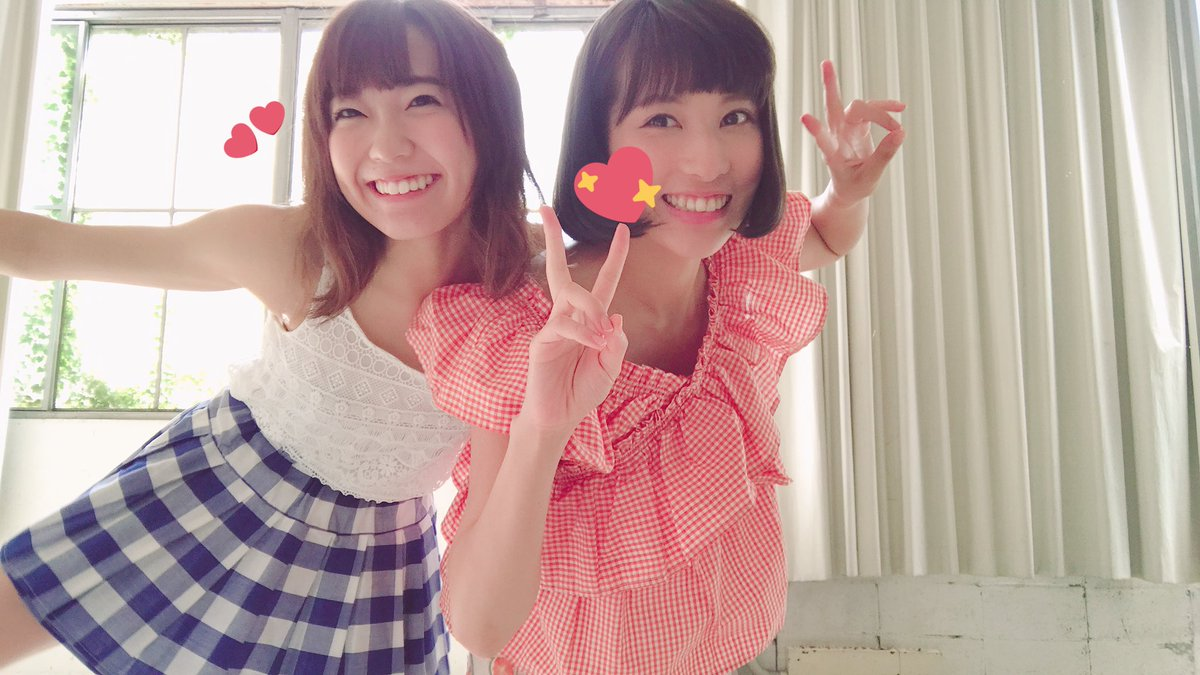
#> input picture Face_Dectection_DeMO/image1.jpg, 1200 x 675 px
$ python FaceCaptureOnPhoto.py
#> lines starting #> are read from the running program, lines starting #| are printed output that depends on the picture; after the words box and inside, x2 and y2 are one past the last pixel; in counts of white or black regions, pixels touching at a corner belong together
#导入库
import cv2

#加载照片
image = cv2.imread('image1.jpg')
#> image is the input picture: shape (675, 1200, 3); mean B, G, R 157.5, 161.8, 188

#加载人脸模型
face = cv2.CascadeClassifier("haarcascade_frontalface_alt.xml")

#调整图片灰度：提高性能
gray = cv2.cvtColor(image,cv2.COLOR_RGB2GRAY)
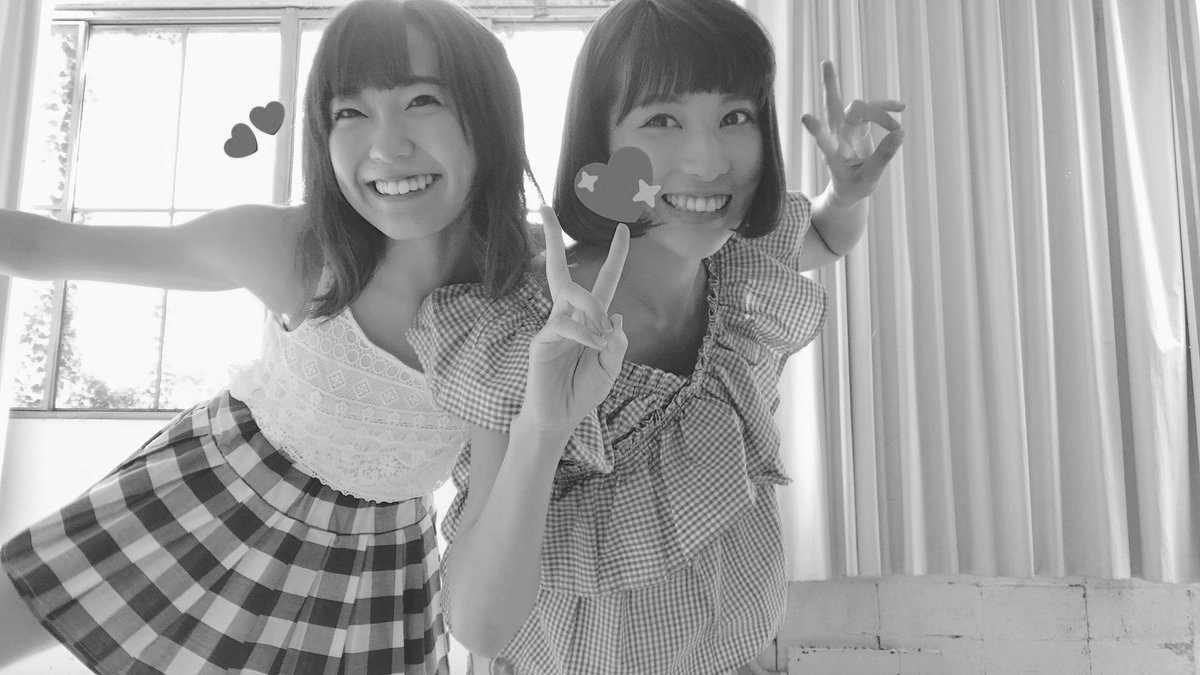
#> gray: shape (675, 1200); min 12, max 255, mean 163.5

#检查人脸
faces = face.detectMultiScale(gray)
#> faces = [[611, 57, 182, 182], [297, 56, 169, 169]]

#标记人脸
for (x,y,w,h) in faces:
    cv2.rectangle(image,(x,y),(x+w,y+h),(0,255,0),2)
    #显示图片
    cv2.imshow('Danfer', image)
#> this loop made 2 passes
#> pass 1, `cv2.imshow('Danfer', image)`:
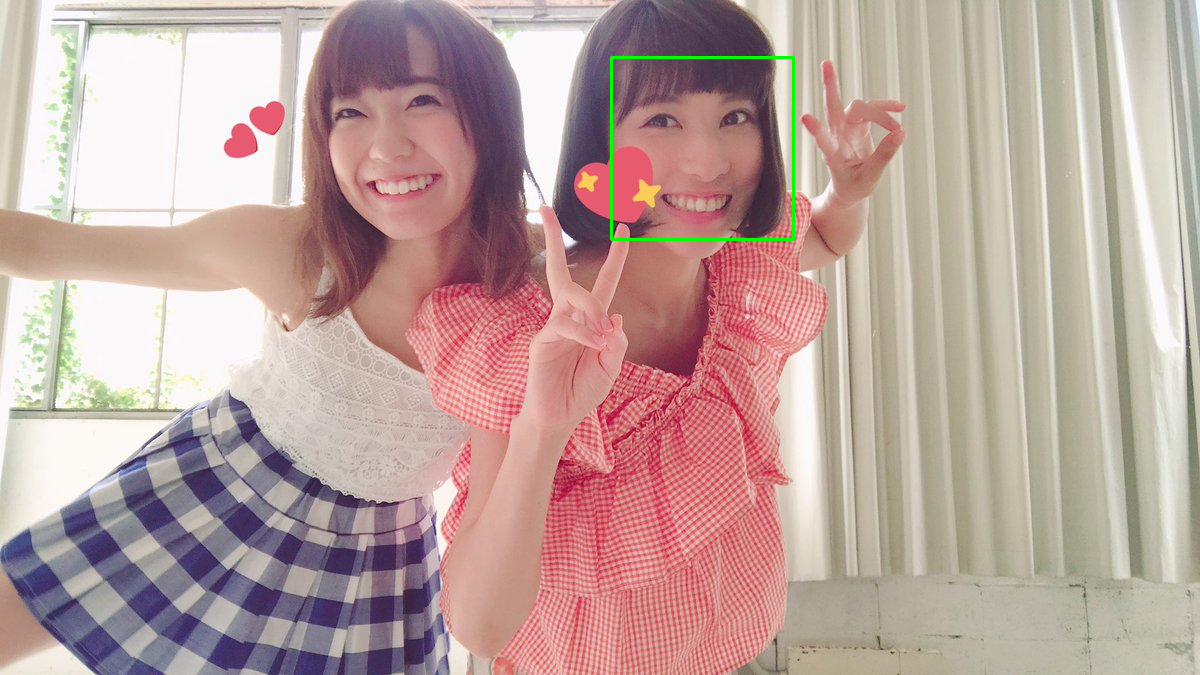
#> window 'Danfer': shape (675, 1200, 3); mean B, G, R 157.2, 162.2, 187.5
#> pass 2, `cv2.imshow('Danfer', image)`:
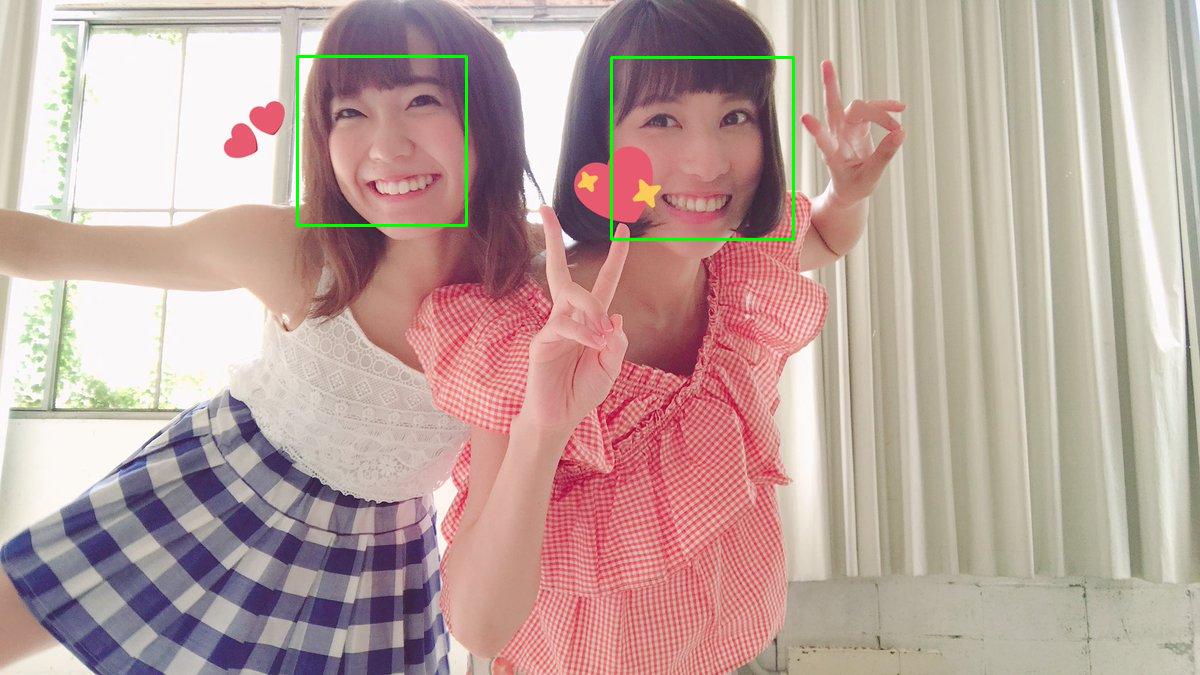
#> window 'Danfer': shape (675, 1200, 3); mean B, G, R 156.9, 162.5, 187.1
#暂停窗口
cv2.waitKey(0)
#关闭窗口
cv2.destroyAllWindows()
